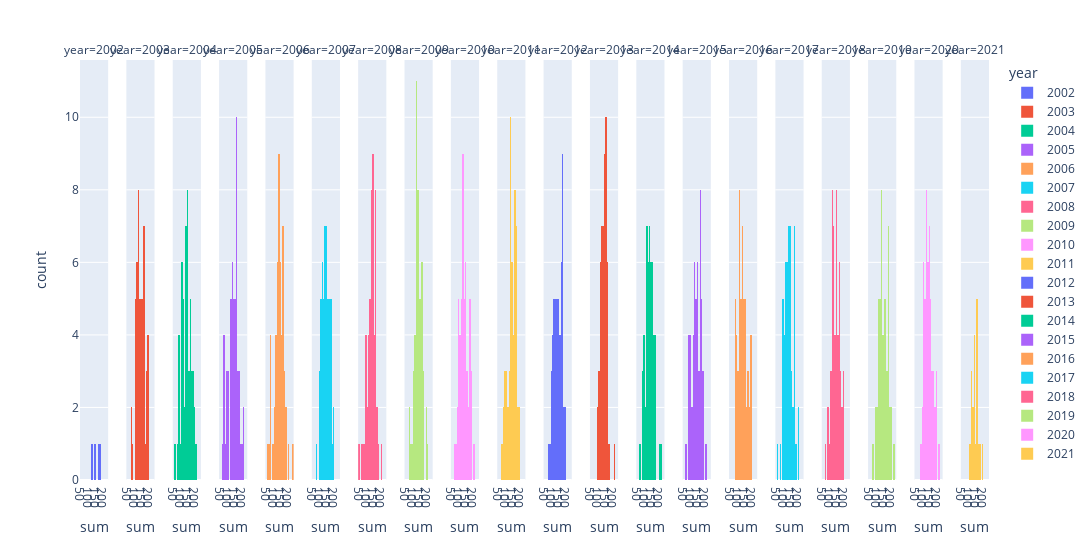

Notebook code cell kept with this figure:
### Code cell
import plotly.express as px
fig = px.histogram(data2, x="sum", color="year",facet_col="year",width=1800,nbins=30)
fig.show()

### Figure 1 — Plotly figure (JSON) as saved in the notebook; plotly's stock layout.template omitted (floating-point values rounded to 4 significant figures)
{"data": [{"alignmentgroup": "True", "bingroup": "x", "hovertemplate": "year=2002<br>sum=%{x}<br>count=%{y}<extra></extra>", "legendgroup": "2002", "marker": {"color": "#636efa"}, "name": "2002", "nbinsx": 30, "offsetgroup": "2002", "orientation": "v", "showlegend": true, "type": "histogram", "x": [172, 142, 125, 184], "xaxis": "x", "yaxis": "y"}, {"alignmentgroup": "True", "bingroup": "x", "hovertemplate": "year=2003<br>sum=%{x}<br>count=%{y}<extra></extra>", "legendgroup": "2003", "marker": {"color": "#EF553B"}, "name": "2003", "nbinsx": 30, "offsetgroup": "2003", "orientation": "v", "showlegend": true, "type": "histogram", "x": [192, 164, 118, 162, 114, 182, 164, 143, 187, 124, 121, 152, 102, 114, 196, 115, 116, 79, 128, 150, 140, 79, 155, 147, 132, 160, 120, 142, 157, 189, 122, 128, 169, 165, 105, 108, 172, 130, 193, 148, 126, 128, 169, 135, 119, 105, 102, 86, 133, 132, 190, 155], "xaxis": "x2", "yaxis": "y2"}, {"alignmentgroup": "True", "bingroup": "x", "hovertemplate": "year=2004<br>sum=%{x}<br>count=%{y}<extra></extra>", "legendgroup": "2004", "marker": {"color": "#00cc96"}, "name": "2004", "nbinsx": 30, "offsetgroup": "2004", "orientation": "v", "showlegend": true, "type": "histogram", "x": [131, 176, 196, 152, 159, 117, 160, 130, 181, 75, 109, 118, 100, 142, 112, 87, 148, 131, 141, 103, 168, 145, 128, 140, 89, 89, 101, 187, 117, 176, 132, 133, 160, 183, 143, 145, 170, 197, 160, 86, 98, 110, 107, 121, 133, 164, 136, 202, 158, 105, 56, 143], "xaxis": "x3", "yaxis": "y3"}, {"alignmentgroup": "True", "bingroup": "x", "hovertemplate": "year=2005<br>sum=%{x}<br>count=%{y}<extra></extra>", "legendgroup": "2005", "marker": {"color": "#ab63fa"}, "name": "2005", "nbinsx": 30, "offsetgroup": "2005", "orientation": "v", "showlegend": true, "type": "histogram", "x": [162, 144, 165, 201, 155, 139, 71, 133, 151, 75, 79, 100, 185, 121, 145, 139, 146, 159, 122, 194, 175, 164, 79, 163, 93, 124, 144, 167, 136, 152, 126, 98, 165, 176, 211, 135, 109, 166, 126, 184, 151, 149, 63, 108, 83, 166, 161, 168, 182, 99, 175, 132, 219], "xaxis": "x4", "yaxis": "y4"}, {"alignmentgroup": "True", "bingroup": "x", "hovertemplate": "year=2006<br>sum=%{x}<br>count=%{y}<extra></extra>", "legendgroup": "2006", "marker": {"color": "#FFA15A"}, "name": "2006", "nbinsx": 30, "offsetgroup": "2006", "orientation": "v", "showlegend": true, "type": "histogram", "x": [131, 145, 116, 119, 168, 184, 169, 203, 114, 143, 135, 133, 141, 173, 150, 120, 70, 138, 121, 175, 158, 160, 78, 72, 113, 96, 165, 171, 145, 129, 123, 139, 167, 133, 238, 156, 162, 148, 75, 159, 169, 101, 149, 126, 66, 128, 188, 104, 136, 136, 131, 58], "xaxis": "x5", "yaxis": "y5"}, {"alignmentgroup": "True", "bingroup": "x", "hovertemplate": "year=2007<br>sum=%{x}<br>count=%{y}<extra></extra>", "legendgroup": "2007", "marker": {"color": "#19d3f3"}, "name": "2007", "nbinsx": 30, "offsetgroup": "2007", "orientation": "v", "showlegend": true, "type": "histogram", "x": [122, 114, 149, 170, 114, 133, 133, 167, 151, 95, 148, 115, 73, 104, 196, 90, 124, 154, 107, 108, 143, 164, 102, 118, 114, 174, 156, 132, 130, 120, 165, 148, 140, 170, 134, 154, 197, 123, 178, 153, 99, 105, 116, 146, 180, 145, 135, 125, 130, 165, 173, 162], "xaxis": "x6", "yaxis": "y6"}, {"alignmentgroup": "True", "bingroup": "x", "hovertemplate": "year=2008<br>sum=%{x}<br>count=%{y}<extra></extra>", "legendgroup": "2008", "marker": {"color": "#FF6692"}, "name": "2008", "nbinsx": 30, "offsetgroup": "2008", "orientation": "v", "showlegend": true, "type": "histogram", "x": [91, 150, 133, 164, 93, 116, 137, 142, 142, 166, 153, 104, 174, 165, 141, 69, 98, 146, 123, 209, 161, 141, 134, 167, 155, 98, 165, 110, 138, 89, 128, 116, 147, 130, 102, 144, 164, 146, 130, 116, 150, 134, 147, 73, 128, 127, 48, 183, 164, 170, 139, 121], "xaxis": "x7", "yaxis": "y7"}, {"alignmentgroup": "True", "bingroup": "x", "hovertemplate": "year=2009<br>sum=%{x}<br>count=%{y}<extra></extra>", "legendgroup": "2009", "marker": {"color": "#B6E880"}, "name": "2009", "nbinsx": 30, "offsetgroup": "2009", "orientation": "v", "showlegend": true, "type": "histogram", "x": [137, 138, 169, 130, 169, 149, 121, 165, 172, 124, 77, 152, 79, 128, 190, 158, 160, 124, 141, 107, 174, 116, 169, 144, 138, 131, 125, 168, 143, 125, 109, 101, 113, 156, 125, 133, 201, 151, 123, 136, 93, 114, 143, 117, 124, 128, 84, 122, 133, 155, 170, 192], "xaxis": "x8", "yaxis": "y8"}, {"alignmentgroup": "True", "bingroup": "x", "hovertemplate": "year=2010<br>sum=%{x}<br>count=%{y}<extra></extra>", "legendgroup": "2010", "marker": {"color": "#FF97FF"}, "name": "2010", "nbinsx": 30, "offsetgroup": "2010", "orientation": "v", "showlegend": true, "type": "histogram", "x": [189, 126, 88, 208, 115, 128, 117, 182, 160, 144, 91, 64, 140, 157, 163, 120, 111, 175, 96, 110, 177, 128, 85, 177, 109, 138, 188, 122, 154, 90, 175, 148, 106, 135, 143, 108, 127, 91, 139, 139, 135, 158, 178, 123, 120, 140, 78, 108, 127, 98, 117, 142], "xaxis": "x9", "yaxis": "y9"}, {"alignmentgroup": "True", "bingroup": "x", "hovertemplate": "year=2011<br>sum=%{x}<br>count=%{y}<extra></extra>", "legendgroup": "2011", "marker": {"color": "#FECB52"}, "name": "2011", "nbinsx": 30, "offsetgroup": "2011", "orientation": "v", "showlegend": true, "type": "histogram", "x": [141, 142, 156, 130, 148, 110, 146, 169, 102, 179, 87, 182, 130, 163, 132, 179, 131, 175, 174, 151, 195, 103, 170, 168, 99, 76, 131, 137, 114, 139, 132, 189, 178, 134, 88, 126, 131, 99, 165, 163, 161, 194, 153, 93, 126, 109, 144, 156, 168, 165, 177, 122, 144], "xaxis": "x10", "yaxis": "y10"}, {"alignmentgroup": "True", "bingroup": "x", "hovertemplate": "year=2012<br>sum=%{x}<br>count=%{y}<extra></extra>", "legendgroup": "2012", "marker": {"color": "#636efa"}, "name": "2012", "nbinsx": 30, "offsetgroup": "2012", "orientation": "v", "showlegend": true, "type": "histogram", "x": [90, 124, 178, 196, 162, 96, 140, 111, 130, 136, 167, 129, 142, 126, 76, 147, 177, 192, 174, 108, 144, 143, 173, 163, 150, 97, 105, 162, 133, 155, 152, 102, 171, 175, 186, 185, 115, 84, 117, 139, 100, 161, 127, 171, 116, 159, 125, 114, 165, 174, 172, 132], "xaxis": "x11", "yaxis": "y11"}, {"alignmentgroup": "True", "bingroup": "x", "hovertemplate": "year=2013<br>sum=%{x}<br>count=%{y}<extra></extra>", "legendgroup": "2013", "marker": {"color": "#EF553B"}, "name": "2013", "nbinsx": 30, "offsetgroup": "2013", "orientation": "v", "showlegend": true, "type": "histogram", "x": [142, 157, 162, 169, 98, 153, 119, 164, 109, 145, 170, 131, 160, 113, 141, 142, 166, 148, 149, 152, 123, 124, 217, 113, 124, 138, 122, 159, 135, 157, 153, 155, 169, 122, 154, 96, 111, 145, 144, 109, 115, 116, 104, 128, 157, 149, 138, 132, 127, 137, 157, 139], "xaxis": "x12", "yaxis": "y12"}, {"alignmentgroup": "True", "bingroup": "x", "hovertemplate": "year=2014<br>sum=%{x}<br>count=%{y}<extra></extra>", "legendgroup": "2014", "marker": {"color": "#00cc96"}, "name": "2014", "nbinsx": 30, "offsetgroup": "2014", "orientation": "v", "showlegend": true, "type": "histogram", "x": [133, 99, 128, 142, 169, 175, 118, 91, 164, 113, 152, 210, 142, 98, 127, 113, 173, 101, 143, 156, 132, 122, 137, 144, 142, 114, 67, 85, 158, 132, 152, 139, 157, 110, 127, 177, 114, 144, 83, 164, 132, 151, 86, 123, 175, 115, 96, 169, 134, 100, 203, 128], "xaxis": "x13", "yaxis": "y13"}, {"alignmentgroup": "True", "bingroup": "x", "hovertemplate": "year=2015<br>sum=%{x}<br>count=%{y}<extra></extra>", "legendgroup": "2015", "marker": {"color": "#ab63fa"}, "name": "2015", "nbinsx": 30, "offsetgroup": "2015", "orientation": "v", "showlegend": true, "type": "histogram", "x": [95, 165, 140, 84, 137, 95, 160, 136, 123, 129, 166, 151, 175, 122, 128, 164, 119, 178, 162, 97, 138, 156, 141, 173, 205, 111, 165, 148, 142, 152, 102, 83, 115, 184, 121, 68, 179, 124, 135, 163, 105, 169, 140, 116, 98, 144, 172, 89, 89, 136, 188, 183], "xaxis": "x14", "yaxis": "y14"}, {"alignmentgroup": "True", "bingroup": "x", "hovertemplate": "year=2016<br>sum=%{x}<br>count=%{y}<extra></extra>", "legendgroup": "2016", "marker": {"color": "#FFA15A"}, "name": "2016", "nbinsx": 30, "offsetgroup": "2016", "orientation": "v", "showlegend": true, "type": "histogram", "x": [134, 108, 131, 126, 102, 134, 147, 193, 198, 111, 122, 143, 153, 114, 98, 118, 83, 165, 117, 111, 187, 111, 119, 81, 140, 126, 177, 98, 167, 176, 82, 140, 154, 96, 117, 129, 107, 149, 192, 159, 198, 156, 137, 134, 96, 120, 156, 83, 134, 87, 175, 183, 133], "xaxis": "x15", "yaxis": "y15"}, {"alignmentgroup": "True", "bingroup": "x", "hovertemplate": "year=2017<br>sum=%{x}<br>count=%{y}<extra></extra>", "legendgroup": "2017", "marker": {"color": "#19d3f3"}, "name": "2017", "nbinsx": 30, "offsetgroup": "2017", "orientation": "v", "showlegend": true, "type": "histogram", "x": [96, 138, 201, 160, 73, 176, 144, 174, 139, 50, 171, 93, 111, 155, 97, 115, 156, 140, 111, 147, 113, 118, 138, 203, 175, 133, 104, 136, 154, 109, 188, 147, 175, 125, 127, 101, 98, 126, 149, 165, 124, 127, 176, 136, 144, 127, 172, 145, 130, 109, 117, 95], "xaxis": "x16", "yaxis": "y16"}, {"alignmentgroup": "True", "bingroup": "x", "hovertemplate": "year=2018<br>sum=%{x}<br>count=%{y}<extra></extra>", "legendgroup": "2018", "marker": {"color": "#FF6692"}, "name": "2018", "nbinsx": 30, "offsetgroup": "2018", "orientation": "v", "showlegend": true, "type": "histogram", "x": [116, 91, 128, 130, 118, 162, 118, 124, 165, 174, 116, 173, 100, 194, 117, 127, 118, 109, 163, 128, 183, 112, 131, 140, 89, 196, 176, 152, 148, 105, 141, 197, 160, 123, 134, 159, 141, 146, 147, 134, 123, 163, 120, 118, 155, 182, 152, 143, 89, 163, 147, 67], "xaxis": "x17", "yaxis": "y17"}, {"alignmentgroup": "True", "bingroup": "x", "hovertemplate": "year=2019<br>sum=%{x}<br>count=%{y}<extra></extra>", "legendgroup": "2019", "marker": {"color": "#B6E880"}, "name": "2019", "nbinsx": 30, "offsetgroup": "2019", "orientation": "v", "showlegend": true, "type": "histogram", "x": [117, 131, 189, 179, 121, 164, 182, 154, 118, 137, 163, 155, 154, 130, 187, 146, 202, 132, 174, 183, 114, 115, 207, 182, 94, 150, 163, 136, 185, 131, 190, 110, 144, 105, 128, 188, 144, 128, 91, 79, 135, 127, 223, 173, 151, 139, 194, 147, 125, 164, 103, 161], "xaxis": "x18", "yaxis": "y18"}, {"alignmentgroup": "True", "bingroup": "x", "hovertemplate": "year=2020<br>sum=%{x}<br>count=%{y}<extra></extra>", "legendgroup": "2020", "marker": {"color": "#FF97FF"}, "name": "2020", "nbinsx": 30, "offsetgroup": "2020", "orientation": "v", "showlegend": true, "type": "histogram", "x": [116, 122, 212, 191, 151, 109, 181, 140, 127, 130, 148, 104, 130, 128, 112, 199, 129, 159, 130, 109, 112, 121, 178, 91, 152, 121, 132, 144, 141, 115, 108, 138, 177, 184, 120, 163, 109, 85, 175, 155, 133, 191, 142, 148, 95, 116, 105, 169, 125, 157, 160, 147], "xaxis": "x19", "yaxis": "y19"}, {"alignmentgroup": "True", "bingroup": "x", "hovertemplate": "year=2021<br>sum=%{x}<br>count=%{y}<extra></extra>", "legendgroup": "2021", "marker": {"color": "#FECB52"}, "name": "2021", "nbinsx": 30, "offsetgroup": "2021", "orientation": "v", "showlegend": true, "type": "histogram", "x": [115, 134, 150, 110, 171, 190, 112, 157, 136, 144, 135, 124, 128, 154, 109, 135, 151, 166, 155], "xaxis": "x20", "yaxis": "y20"}], "layout": {"annotations": [{"font": {}, "showarrow": false, "text": "year=2002", "x": 0.0155, "xanchor": "center", "xref": "paper", "y": 1, "yanchor": "bottom", "yref": "paper"}, {"font": {}, "showarrow": false, "text": "year=2003", "x": 0.0665, "xanchor": "center", "xref": "paper", "y": 1, "yanchor": "bottom", "yref": "paper"}, {"font": {}, "showarrow": false, "text": "year=2004", "x": 0.1175, "xanchor": "center", "xref": "paper", "y": 1, "yanchor": "bottom", "yref": "paper"}, {"font": {}, "showarrow": false, "text": "year=2005", "x": 0.1685, "xanchor": "center", "xref": "paper", "y": 1, "yanchor": "bottom", "yref": "paper"}, {"font": {}, "showarrow": false, "text": "year=2006", "x": 0.2195, "xanchor": "center", "xref": "paper", "y": 1, "yanchor": "bottom", "yref": "paper"}, {"font": {}, "showarrow": false, "text": "year=2007", "x": 0.2705, "xanchor": "center", "xref": "paper", "y": 1, "yanchor": "bottom", "yref": "paper"}, {"font": {}, "showarrow": false, "text": "year=2008", "x": 0.3215, "xanchor": "center", "xref": "paper", "y": 1, "yanchor": "bottom", "yref": "paper"}, {"font": {}, "showarrow": false, "text": "year=2009", "x": 0.3725, "xanchor": "center", "xref": "paper", "y": 1, "yanchor": "bottom", "yref": "paper"}, {"font": {}, "showarrow": false, "text": "year=2010", "x": 0.4235, "xanchor": "center", "xref": "paper", "y": 1, "yanchor": "bottom", "yref": "paper"}, {"font": {}, "showarrow": false, "text": "year=2011", "x": 0.4745, "xanchor": "center", "xref": "paper", "y": 1, "yanchor": "bottom", "yref": "paper"}, {"font": {}, "showarrow": false, "text": "year=2012", "x": 0.5255, "xanchor": "center", "xref": "paper", "y": 1, "yanchor": "bottom", "yref": "paper"}, {"font": {}, "showarrow": false, "text": "year=2013", "x": 0.5765, "xanchor": "center", "xref": "paper", "y": 1, "yanchor": "bottom", "yref": "paper"}, {"font": {}, "showarrow": false, "text": "year=2014", "x": 0.6275, "xanchor": "center", "xref": "paper", "y": 1, "yanchor": "bottom", "yref": "paper"}, {"font": {}, "showarrow": false, "text": "year=2015", "x": 0.6785, "xanchor": "center", "xref": "paper", "y": 1, "yanchor": "bottom", "yref": "paper"}, {"font": {}, "showarrow": false, "text": "year=2016", "x": 0.7295, "xanchor": "center", "xref": "paper", "y": 1, "yanchor": "bottom", "yref": "paper"}, {"font": {}, "showarrow": false, "text": "year=2017", "x": 0.7805, "xanchor": "center", "xref": "paper", "y": 1, "yanchor": "bottom", "yref": "paper"}, {"font": {}, "showarrow": false, "text": "year=2018", "x": 0.8315, "xanchor": "center", "xref": "paper", "y": 1, "yanchor": "bottom", "yref": "paper"}, {"font": {}, "showarrow": false, "text": "year=2019", "x": 0.8825, "xanchor": "center", "xref": "paper", "y": 1, "yanchor": "bottom", "yref": "paper"}, {"font": {}, "showarrow": false, "text": "year=2020", "x": 0.9335, "xanchor": "center", "xref": "paper", "y": 1, "yanchor": "bottom", "yref": "paper"}, {"font": {}, "showarrow": false, "text": "year=2021", "x": 0.9845, "xanchor": "center", "xref": "paper", "y": 1, "yanchor": "bottom", "yref": "paper"}], "barmode": "relative", "legend": {"title": {"text": "year"}, "tracegroupgap": 0}, "margin": {"t": 60}, "width": 1800, "xaxis": {"anchor": "y", "domain": [0, 0.031], "title": {"text": "sum"}}, "xaxis10": {"anchor": "y10", "domain": [0.459, 0.49], "matches": "x", "title": {"text": "sum"}}, "xaxis11": {"anchor": "y11", "domain": [0.51, 0.541], "matches": "x", "title": {"text": "sum"}}, "xaxis12": {"anchor": "y12", "domain": [0.561, 0.592], "matches": "x", "title": {"text": "sum"}}, "xaxis13": {"anchor": "y13", "domain": [0.612, 0.643], "matches": "x", "title": {"text": "sum"}}, "xaxis14": {"anchor": "y14", "domain": [0.663, 0.694], "matches": "x", "title": {"text": "sum"}}, "xaxis15": {"anchor": "y15", "domain": [0.714, 0.745], "matches": "x", "title": {"text": "sum"}}, "xaxis16": {"anchor": "y16", "domain": [0.765, 0.796], "matches": "x", "title": {"text": "sum"}}, "xaxis17": {"anchor": "y17", "domain": [0.816, 0.847], "matches": "x", "title": {"text": "sum"}}, "xaxis18": {"anchor": "y18", "domain": [0.867, 0.898], "matches": "x", "title": {"text": "sum"}}, "xaxis19": {"anchor": "y19", "domain": [0.918, 0.949], "matches": "x", "title": {"text": "sum"}}, "xaxis2": {"anchor": "y2", "domain": [0.051, 0.082], "matches": "x", "title": {"text": "sum"}}, "xaxis20": {"anchor": "y20", "domain": [0.969, 1], "matches": "x", "title": {"text": "sum"}}, "xaxis3": {"anchor": "y3", "domain": [0.102, 0.133], "matches": "x", "title": {"text": "sum"}}, "xaxis4": {"anchor": "y4", "domain": [0.153, 0.184], "matches": "x", "title": {"text": "sum"}}, "xaxis5": {"anchor": "y5", "domain": [0.204, 0.235], "matches": "x", "title": {"text": "sum"}}, "xaxis6": {"anchor": "y6", "domain": [0.255, 0.286], "matches": "x", "title": {"text": "sum"}}, "xaxis7": {"anchor": "y7", "domain": [0.306, 0.337], "matches": "x", "title": {"text": "sum"}}, "xaxis8": {"anchor": "y8", "domain": [0.357, 0.388], "matches": "x", "title": {"text": "sum"}}, "xaxis9": {"anchor": "y9", "domain": [0.408, 0.439], "matches": "x", "title": {"text": "sum"}}, "yaxis": {"anchor": "x", "domain": [0, 1], "title": {"text": "count"}}, "yaxis10": {"anchor": "x10", "domain": [0, 1], "matches": "y", "showticklabels": false}, "yaxis11": {"anchor": "x11", "domain": [0, 1], "matches": "y", "showticklabels": false}, "yaxis12": {"anchor": "x12", "domain": [0, 1], "matches": "y", "showticklabels": false}, "yaxis13": {"anchor": "x13", "domain": [0, 1], "matches": "y", "showticklabels": false}, "yaxis14": {"anchor": "x14", "domain": [0, 1], "matches": "y", "showticklabels": false}, "yaxis15": {"anchor": "x15", "domain": [0, 1], "matches": "y", "showticklabels": false}, "yaxis16": {"anchor": "x16", "domain": [0, 1], "matches": "y", "showticklabels": false}, "yaxis17": {"anchor": "x17", "domain": [0, 1], "matches": "y", "showticklabels": false}, "yaxis18": {"anchor": "x18", "domain": [0, 1], "matches": "y", "showticklabels": false}, "yaxis19": {"anchor": "x19", "domain": [0, 1], "matches": "y", "showticklabels": false}, "yaxis2": {"anchor": "x2", "domain": [0, 1], "matches": "y", "showticklabels": false}, "yaxis20": {"anchor": "x20", "domain": [0, 1], "matches": "y", "showticklabels": false}, "yaxis3": {"anchor": "x3", "domain": [0, 1], "matches": "y", "showticklabels": false}, "yaxis4": {"anchor": "x4", "domain": [0, 1], "matches": "y", "showticklabels": false}, "yaxis5": {"anchor": "x5", "domain": [0, 1], "matches": "y", "showticklabels": false}, "yaxis6": {"anchor": "x6", "domain": [0, 1], "matches": "y", "showticklabels": false}, "yaxis7": {"anchor": "x7", "domain": [0, 1], "matches": "y", "showticklabels": false}, "yaxis8": {"anchor": "x8", "domain": [0, 1], "matches": "y", "showticklabels": false}, "yaxis9": {"anchor": "x9", "domain": [0, 1], "matches": "y", "showticklabels": false}}}
